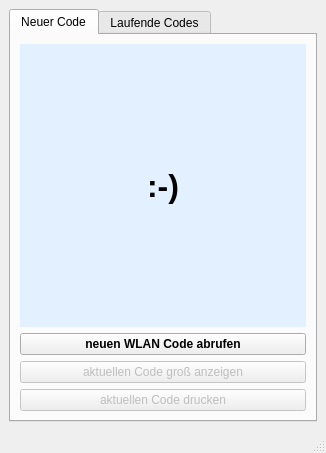
<?xml version="1.0" encoding="UTF-8"?>
<ui version="4.0">
 <class>MainWindow</class>
 <widget class="QMainWindow" name="MainWindow">
  <property name="geometry">
   <rect>
    <x>0</x>
    <y>0</y>
    <width>326</width>
    <height>453</height>
   </rect>
  </property>
  <property name="sizePolicy">
   <sizepolicy hsizetype="Preferred" vsizetype="Preferred">
    <horstretch>0</horstretch>
    <verstretch>0</verstretch>
   </sizepolicy>
  </property>
  <property name="minimumSize">
   <size>
    <width>326</width>
    <height>453</height>
   </size>
  </property>
  <property name="maximumSize">
   <size>
    <width>326</width>
    <height>453</height>
   </size>
  </property>
  <property name="windowTitle">
   <string>WLAN Codes</string>
  </property>
  <property name="windowIcon">
   <iconset>
    <normaloff>icon.ico</normaloff>icon.ico</iconset>
  </property>
  <widget class="QWidget" name="centralwidget">
   <layout class="QGridLayout" name="gridLayout">
    <item row="0" column="0">
     <widget class="QTabWidget" name="tabWidget">
      <property name="sizePolicy">
       <sizepolicy hsizetype="Expanding" vsizetype="Expanding">
        <horstretch>0</horstretch>
        <verstretch>0</verstretch>
       </sizepolicy>
      </property>
      <property name="currentIndex">
       <number>0</number>
      </property>
      <widget class="QWidget" name="tab">
       <attribute name="title">
        <string>Neuer Code</string>
       </attribute>
       <layout class="QVBoxLayout" name="verticalLayout">
        <item>
         <widget class="QLabel" name="label">
          <property name="font">
           <font>
            <pointsize>24</pointsize>
            <weight>75</weight>
            <bold>true</bold>
           </font>
          </property>
          <property name="styleSheet">
           <string notr="true">background-color: rgb(226, 240, 255);</string>
          </property>
          <property name="text">
           <string>:-)</string>
          </property>
          <property name="alignment">
           <set>Qt::AlignCenter</set>
          </property>
         </widget>
        </item>
        <item>
         <widget class="QPushButton" name="pushButton">
          <property name="font">
           <font>
            <weight>75</weight>
            <bold>true</bold>
           </font>
          </property>
          <property name="text">
           <string>neuen WLAN Code abrufen</string>
          </property>
         </widget>
        </item>
        <item>
         <widget class="QPushButton" name="pushButton_2">
          <property name="enabled">
           <bool>false</bool>
          </property>
          <property name="text">
           <string>aktuellen Code groß anzeigen</string>
          </property>
         </widget>
        </item>
        <item>
         <widget class="QPushButton" name="pushButton_3">
          <property name="enabled">
           <bool>false</bool>
          </property>
          <property name="text">
           <string>aktuellen Code drucken</string>
          </property>
         </widget>
        </item>
       </layout>
      </widget>
      <widget class="QWidget" name="tab_2">
       <attribute name="title">
        <string>Laufende Codes</string>
       </attribute>
       <layout class="QVBoxLayout" name="verticalLayout_2">
        <item>
         <widget class="QTableWidget" name="tableWidget">
          <property name="alternatingRowColors">
           <bool>true</bool>
          </property>
          <property name="selectionBehavior">
           <enum>QAbstractItemView::SelectRows</enum>
          </property>
          <property name="rowCount">
           <number>0</number>
          </property>
          <property name="columnCount">
           <number>2</number>
          </property>
          <attribute name="horizontalHeaderCascadingSectionResizes">
           <bool>false</bool>
          </attribute>
          <attribute name="horizontalHeaderDefaultSectionSize">
           <number>126</number>
          </attribute>
          <attribute name="horizontalHeaderStretchLastSection">
           <bool>true</bool>
          </attribute>
          <column/>
          <column/>
         </widget>
        </item>
        <item>
         <widget class="QPushButton" name="pushButton_4">
          <property name="enabled">
           <bool>false</bool>
          </property>
          <property name="text">
           <string>ausgewählten Code groß anzeigen</string>
          </property>
         </widget>
        </item>
        <item>
         <widget class="QPushButton" name="pushButton_5">
          <property name="enabled">
           <bool>false</bool>
          </property>
          <property name="text">
           <string>ausgewählten Code drucken</string>
          </property>
         </widget>
        </item>
       </layout>
      </widget>
     </widget>
    </item>
   </layout>
  </widget>
  <widget class="QMenuBar" name="menubar">
   <property name="geometry">
    <rect>
     <x>0</x>
     <y>0</y>
     <width>326</width>
     <height>21</height>
    </rect>
   </property>
  </widget>
  <widget class="QStatusBar" name="statusbar">
   <property name="font">
    <font>
     <family>MS Shell Dlg 2</family>
     <pointsize>7</pointsize>
     <italic>false</italic>
    </font>
   </property>
  </widget>
 </widget>
 <resources/>
 <connections/>
</ui>
